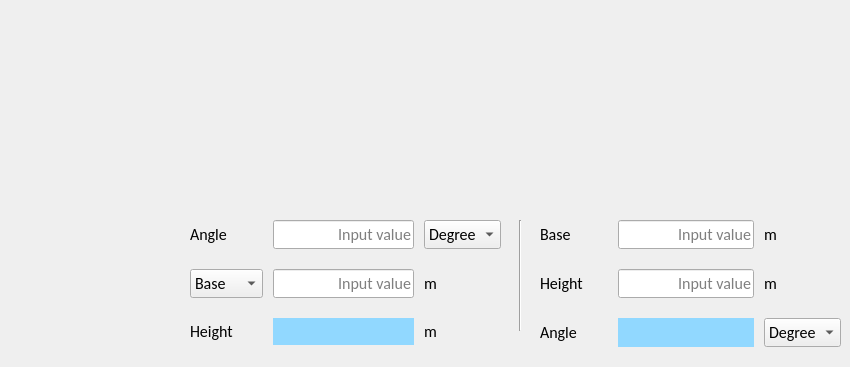
      <widget class="QWidget" name="tab_17">
       <attribute name="title">
        <string>Triangle</string>
       </attribute>
       <widget class="QLabel" name="tri_image">
        <property name="geometry">
         <rect>
          <x>360</x>
          <y>30</y>
          <width>321</width>
          <height>131</height>
         </rect>
        </property>
        <property name="maximumSize">
         <size>
          <width>321</width>
          <height>131</height>
         </size>
        </property>
        <property name="lineWidth">
         <number>1</number>
        </property>
        <property name="text">
         <string/>
        </property>
        <property name="pixmap">
         <pixmap>image/Triangle.png</pixmap>
        </property>
        <property name="scaledContents">
         <bool>true</bool>
        </property>
        <property name="alignment">
         <set>Qt::AlignCenter</set>
        </property>
       </widget>
       <widget class="QWidget" name="gridLayoutWidget_9">
        <property name="geometry">
         <rect>
          <x>190</x>
          <y>210</y>
          <width>311</width>
          <height>145</height>
         </rect>
        </property>
        <layout class="QGridLayout" name="gridLayout_9" rowstretch="0,0,0" columnstretch="1,2,1">
         <property name="topMargin">
          <number>10</number>
         </property>
         <property name="bottomMargin">
          <number>10</number>
         </property>
         <property name="horizontalSpacing">
          <number>10</number>
         </property>
         <property name="verticalSpacing">
          <number>20</number>
         </property>
         <item row="0" column="0">
          <widget class="QLabel" name="label_tri_angle1">
           <property name="font">
            <font>
             <family>Calibri</family>
             <pointsize>12</pointsize>
             <bold>false</bold>
            </font>
           </property>
           <property name="text">
            <string>Angle</string>
           </property>
           <property name="alignment">
            <set>Qt::AlignLeading|Qt::AlignLeft|Qt::AlignVCenter</set>
           </property>
          </widget>
         </item>
         <item row="0" column="1">
          <widget class="QLineEdit" name="input_tri_angle1">
           <property name="font">
            <font>
             <family>Calibri</family>
             <pointsize>12</pointsize>
             <bold>false</bold>
            </font>
           </property>
           <property name="alignment">
            <set>Qt::AlignRight|Qt::AlignTrailing|Qt::AlignVCenter</set>
           </property>
           <property name="dragEnabled">
            <bool>true</bool>
           </property>
           <property name="placeholderText">
            <string>Input value</string>
           </property>
          </widget>
         </item>
         <item row="0" column="2">
          <widget class="QComboBox" name="comboBox_tri_angle_unit1">
           <property name="font">
            <font>
             <family>Calibri</family>
             <pointsize>12</pointsize>
             <bold>false</bold>
            </font>
           </property>
           <item>
            <property name="text">
             <string>Degree</string>
            </property>
           </item>
           <item>
            <property name="text">
             <string>Rad</string>
            </property>
           </item>
          </widget>
         </item>
         <item row="1" column="0">
          <widget class="QComboBox" name="comboBox_tri_baseorheight">
           <property name="font">
            <font>
             <family>Calibri</family>
             <pointsize>12</pointsize>
             <bold>false</bold>
            </font>
           </property>
           <item>
            <property name="text">
             <string>Base</string>
            </property>
           </item>
           <item>
            <property name="text">
             <string>Height</string>
            </property>
           </item>
          </widget>
         </item>
         <item row="1" column="1">
          <widget class="QLineEdit" name="input_tri_side1">
           <property name="font">
            <font>
             <family>Calibri</family>
             <pointsize>12</pointsize>
             <bold>false</bold>
            </font>
           </property>
           <property name="alignment">
            <set>Qt::AlignRight|Qt::AlignTrailing|Qt::AlignVCenter</set>
           </property>
           <property name="dragEnabled">
            <bool>true</bool>
           </property>
           <property name="placeholderText">
            <string>Input value</string>
           </property>
          </widget>
         </item>
         <item row="1" column="2">
          <widget class="QLabel" name="label_tri_baseorheight_unit1">
           <property name="font">
            <font>
             <family>Calibri</family>
             <pointsize>12</pointsize>
             <bold>false</bold>
            </font>
           </property>
           <property name="text">
            <string>m</string>
           </property>
           <property name="alignment">
            <set>Qt::AlignLeading|Qt::AlignLeft|Qt::AlignVCenter</set>
           </property>
          </widget>
         </item>
         <item row="2" column="0">
          <widget class="QLabel" name="label_tri_baseorheight">
           <property name="font">
            <font>
             <family>Calibri</family>
             <pointsize>12</pointsize>
             <bold>false</bold>
            </font>
           </property>
           <property name="text">
            <string>Height</string>
           </property>
           <property name="alignment">
            <set>Qt::AlignLeading|Qt::AlignLeft|Qt::AlignVCenter</set>
           </property>
           <property name="textInteractionFlags">
            <set>Qt::LinksAccessibleByMouse</set>
           </property>
          </widget>
         </item>
         <item row="2" column="1">
          <widget class="QLabel" name="output_tri_height1">
           <property name="font">
            <font>
             <family>Calibri</family>
             <pointsize>12</pointsize>
             <bold>false</bold>
            </font>
           </property>
           <property name="styleSheet">
            <string notr="true">QLabel{background-color: rgb(145, 216, 255)}</string>
           </property>
           <property name="text">
            <string/>
           </property>
           <property name="alignment">
            <set>Qt::AlignRight|Qt::AlignTrailing|Qt::AlignVCenter</set>
           </property>
          </widget>
         </item>
         <item row="2" column="2">
          <widget class="QLabel" name="label_tri_baseourheight_unit11">
           <property name="font">
            <font>
             <family>Calibri</family>
             <pointsize>12</pointsize>
             <bold>false</bold>
            </font>
           </property>
           <property name="text">
            <string>m</string>
           </property>
           <property name="alignment">
            <set>Qt::AlignLeading|Qt::AlignLeft|Qt::AlignVCenter</set>
           </property>
          </widget>
         </item>
        </layout>
       </widget>
       <widget class="QWidget" name="gridLayoutWidget_10">
        <property name="geometry">
         <rect>
          <x>540</x>
          <y>210</y>
          <width>301</width>
          <height>148</height>
         </rect>
        </property>
        <layout class="QGridLayout" name="gridLayout_10" rowstretch="0,0,0" columnstretch="1,2,1">
         <property name="topMargin">
          <number>10</number>
         </property>
         <property name="bottomMargin">
          <number>10</number>
         </property>
         <property name="horizontalSpacing">
          <number>10</number>
         </property>
         <property name="verticalSpacing">
          <number>20</number>
         </property>
         <item row="0" column="0">
          <widget class="QLabel" name="label_tri_base2">
           <property name="font">
            <font>
             <family>Calibri</family>
             <pointsize>12</pointsize>
             <bold>false</bold>
            </font>
           </property>
           <property name="text">
            <string>Base</string>
           </property>
           <property name="alignment">
            <set>Qt::AlignLeading|Qt::AlignLeft|Qt::AlignVCenter</set>
           </property>
          </widget>
         </item>
         <item row="1" column="0">
          <widget class="QLabel" name="label_tri_height2">
           <property name="font">
            <font>
             <family>Calibri</family>
             <pointsize>12</pointsize>
             <bold>false</bold>
            </font>
           </property>
           <property name="text">
            <string>Height</string>
           </property>
           <property name="alignment">
            <set>Qt::AlignLeading|Qt::AlignLeft|Qt::AlignVCenter</set>
           </property>
          </widget>
         </item>
         <item row="2" column="0">
          <widget class="QLabel" name="label_tri_angle2">
           <property name="font">
            <font>
             <family>Calibri</family>
             <pointsize>12</pointsize>
             <bold>false</bold>
            </font>
           </property>
           <property name="text">
            <string>Angle</string>
           </property>
           <property name="alignment">
            <set>Qt::AlignLeading|Qt::AlignLeft|Qt::AlignVCenter</set>
           </property>
          </widget>
         </item>
         <item row="0" column="1">
          <widget class="QLineEdit" name="input_tri_base2">
           <property name="font">
            <font>
             <family>Calibri</family>
             <pointsize>12</pointsize>
             <bold>false</bold>
            </font>
           </property>
           <property name="alignment">
            <set>Qt::AlignRight|Qt::AlignTrailing|Qt::AlignVCenter</set>
           </property>
           <property name="dragEnabled">
            <bool>true</bool>
           </property>
           <property name="placeholderText">
            <string>Input value</string>
           </property>
          </widget>
         </item>
         <item row="1" column="1">
          <widget class="QLineEdit" name="input_tri_height2">
           <property name="font">
            <font>
             <family>Calibri</family>
             <pointsize>12</pointsize>
             <bold>false</bold>
            </font>
           </property>
           <property name="alignment">
            <set>Qt::AlignRight|Qt::AlignTrailing|Qt::AlignVCenter</set>
           </property>
           <property name="dragEnabled">
            <bool>true</bool>
           </property>
           <property name="placeholderText">
            <string>Input value</string>
           </property>
          </widget>
         </item>
         <item row="2" column="1">
          <widget class="QLabel" name="output_tri_angle2">
           <property name="font">
            <font>
             <family>Calibri</family>
             <pointsize>12</pointsize>
             <bold>false</bold>
            </font>
           </property>
           <property name="styleSheet">
            <string notr="true">QLabel{background-color: rgb(145, 216, 255)}</string>
           </property>
           <property name="text">
            <string/>
           </property>
           <property name="alignment">
            <set>Qt::AlignRight|Qt::AlignTrailing|Qt::AlignVCenter</set>
           </property>
          </widget>
         </item>
         <item row="0" column="2">
          <widget class="QLabel" name="label_tri_base_unit2">
           <property name="font">
            <font>
             <family>Calibri</family>
             <pointsize>12</pointsize>
             <bold>false</bold>
            </font>
           </property>
           <property name="text">
            <string>m</string>
           </property>
           <property name="alignment">
            <set>Qt::AlignLeading|Qt::AlignLeft|Qt::AlignVCenter</set>
           </property>
          </widget>
         </item>
         <item row="1" column="2">
          <widget class="QLabel" name="label_tri_height_unit2">
           <property name="font">
            <font>
             <family>Calibri</family>
             <pointsize>12</pointsize>
             <bold>false</bold>
            </font>
           </property>
           <property name="text">
            <string>m</string>
           </property>
           <property name="alignment">
            <set>Qt::AlignLeading|Qt::AlignLeft|Qt::AlignVCenter</set>
           </property>
          </widget>
         </item>
         <item row="2" column="2">
          <widget class="QComboBox" name="comboBox_tri_angle_unit2">
           <property name="font">
            <font>
             <family>Calibri</family>
             <pointsize>12</pointsize>
             <bold>false</bold>
            </font>
           </property>
           <item>
            <property name="text">
             <string>Degree</string>
            </property>
           </item>
           <item>
            <property name="text">
             <string>Rad</string>
            </property>
           </item>
          </widget>
         </item>
        </layout>
       </widget>
       <widget class="Line" name="line_2">
        <property name="geometry">
         <rect>
          <x>510</x>
          <y>220</y>
          <width>20</width>
          <height>111</height>
         </rect>
        </property>
        <property name="orientation">
         <enum>Qt::Vertical</enum>
        </property>
       </widget>
      </widget>
